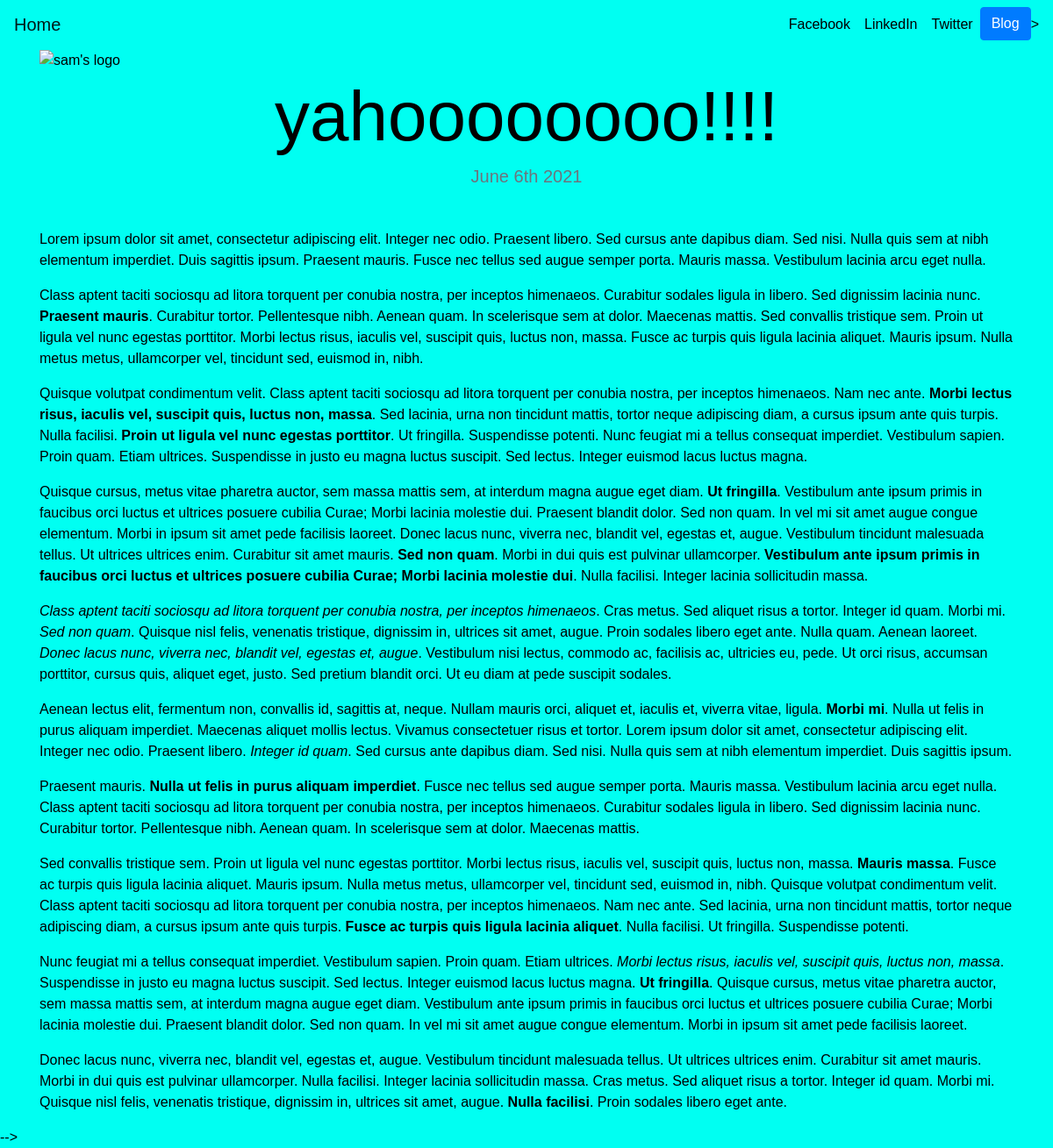
Page /blog/7/ on the committed database.
### blog/models.py (models this page shows, shortened)
class Blog(models.Model):
    title = models.CharField(max_length=200)
    description = models.TextField()
    date = models.DateField()

### blog/views.py (the view)
# urls.py: path('<int:blog_id>/',views.detail, name='detail'),
def detail(request, blog_id):
    blog = get_object_or_404(Blog, pk=blog_id)
    return render(request, 'blog/detail.html',{'blog':blog})

### blog/templates/blog/detail.html (shortened to what this page needs)
{% extends "portfolio/base.html" %}
{% load static %}
{% block content %}
<div>
    <img src="{% static 'portfolio\IMG_20171226_205149182.jpg' %}" width="500" height="200" alt="sam's logo">
</div>
<h1 class="text-center mt-1" id="blogdetailtitle">{{ blog.title }}</h1>
<h5 class="text-center text-muted mb-5">{{ blog.date|date:'F jS Y' }}</h5>
{{ blog.description|safe }}
{% endblock %}

### portfolio/static/portfolio/custom.css (style rules this page uses)
@media (min-width: 992px) { #blogdetailtitle { font-size: 5rem; } }

### rows in the picture
Blog: title "yahoooooooo!!!!", date "June 6th 2021", description "Lorem ipsum dolor sit amet, consectetur adipiscing elit. Integer nec odio. Praesent libero. Sed cursus ante dapibus diam. Sed nisi. Nulla quis sem at nibh elementum imperdiet. Duis sagittis ipsum. Praesent mauris. Fusce nec tellus sed augue semper porta. Mauris massa. Vestibulum lacinia arcu eget nulla. Class aptent taciti sociosqu ad litora torquent per conubia nostra, per inceptos himenaeos. Curabitur sodales ligula in libero. Sed dignissim lacinia nunc. Praesent mauris . Curabitur tortor. Pellentesque nibh. Aenean quam. In scelerisque sem at dolor. Maecenas mattis. Sed convallis tristique sem. Proin ut ligula vel nunc egestas porttitor. Morbi lectus risus, iaculis vel, suscipit quis,…"
